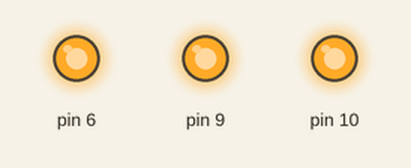
The sketch below on a simulated Arduino Uno, built with avr-gcc and run on an emulated ATmega328P. Parts: output pins drawn as LEDs (lit = HIGH).

Above: at 0.1 s.
Timing chart, 0 to 1.6 s (numbered marks = the images above):
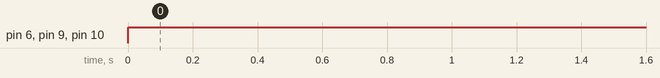

Measured:
- by itself, pin 6, pin 9, pin 10: LOW → HIGH at 0.00 s

The sketch:

RGBLedSimple.ino
```cpp
void setup()  {

}
void loop()  {

  analogWrite(6, 255);      // blue
  analogWrite(9, 255);    // green
  analogWrite(10, 255);   // red
}
```
